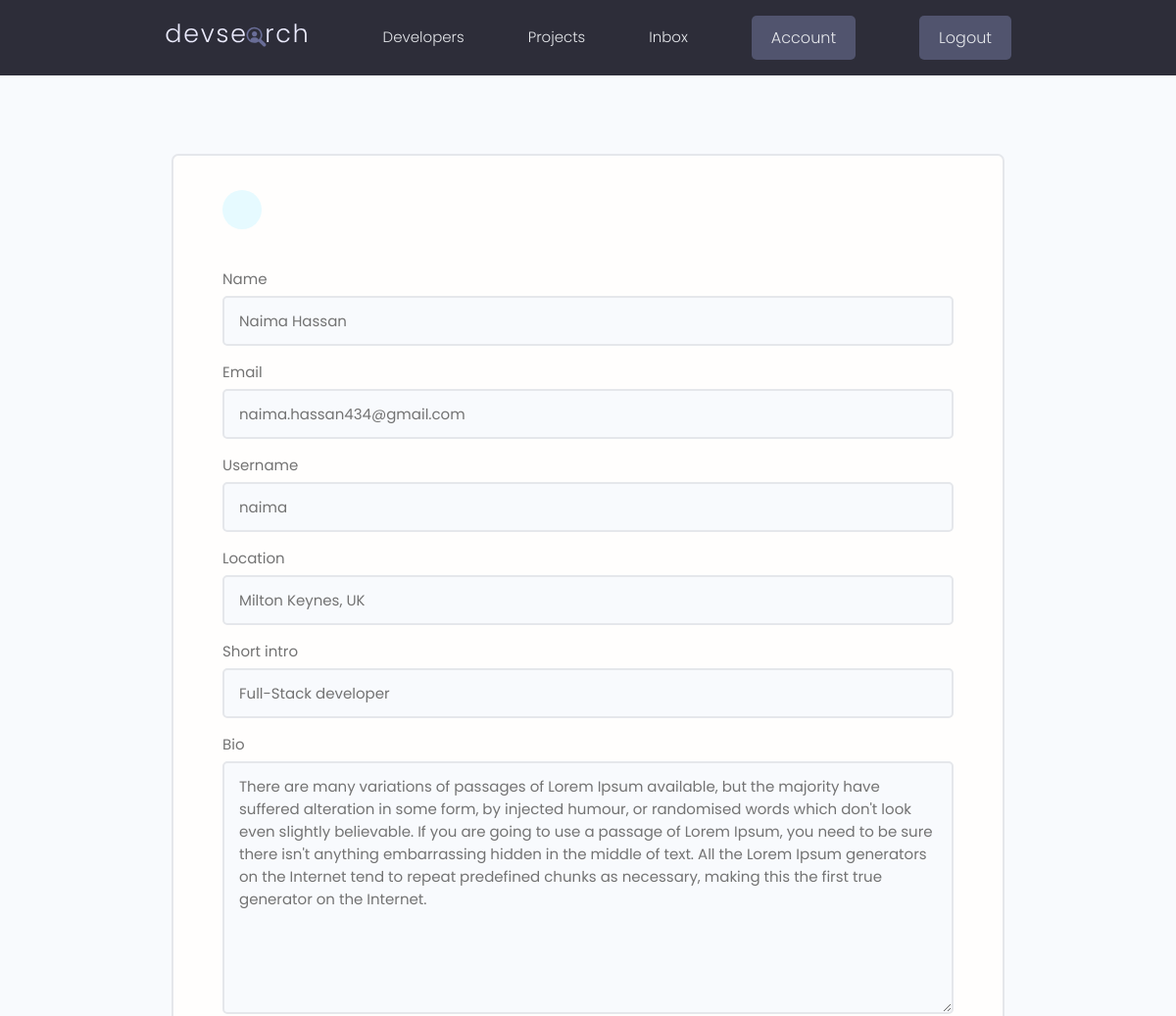
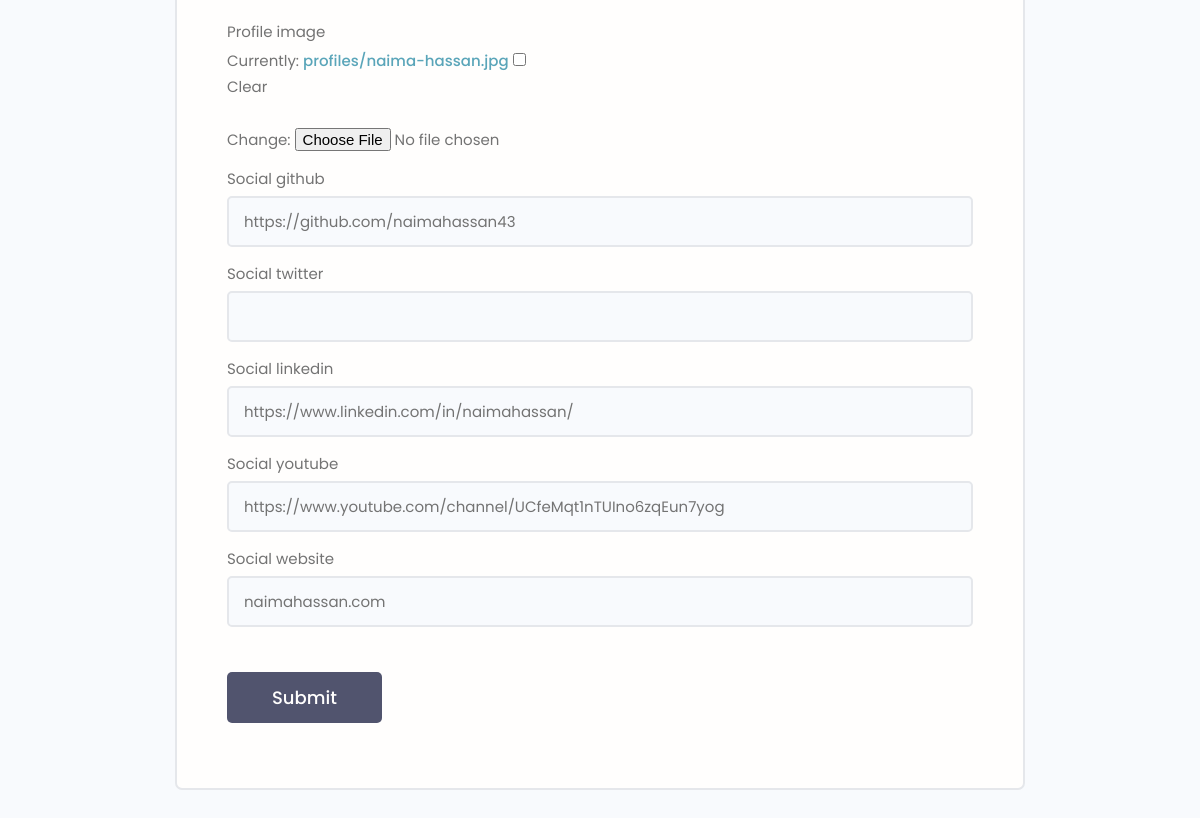
/edit-account/ (signed in), run on an earlier commit of the app's database (2 pictures, top to bottom).
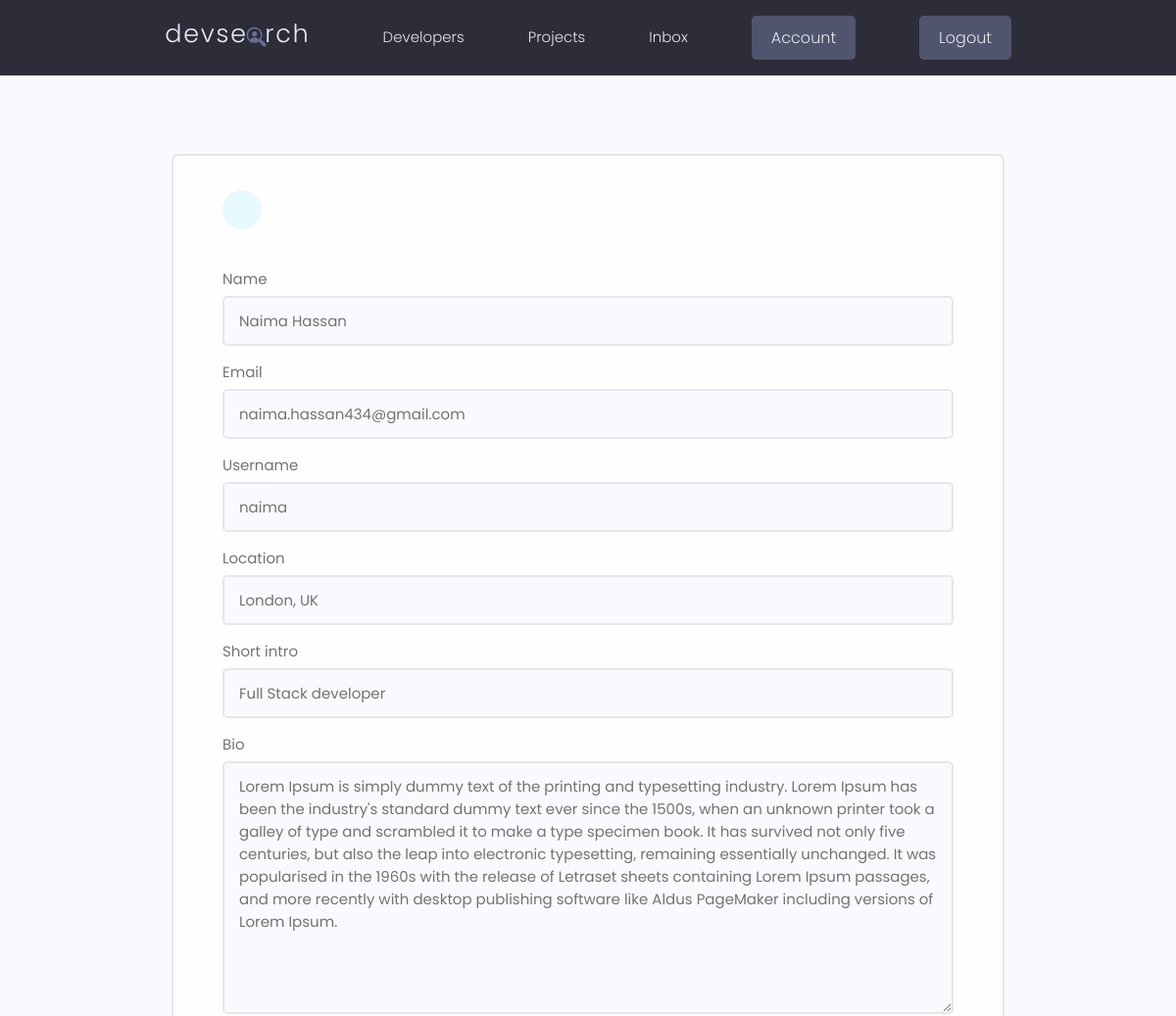
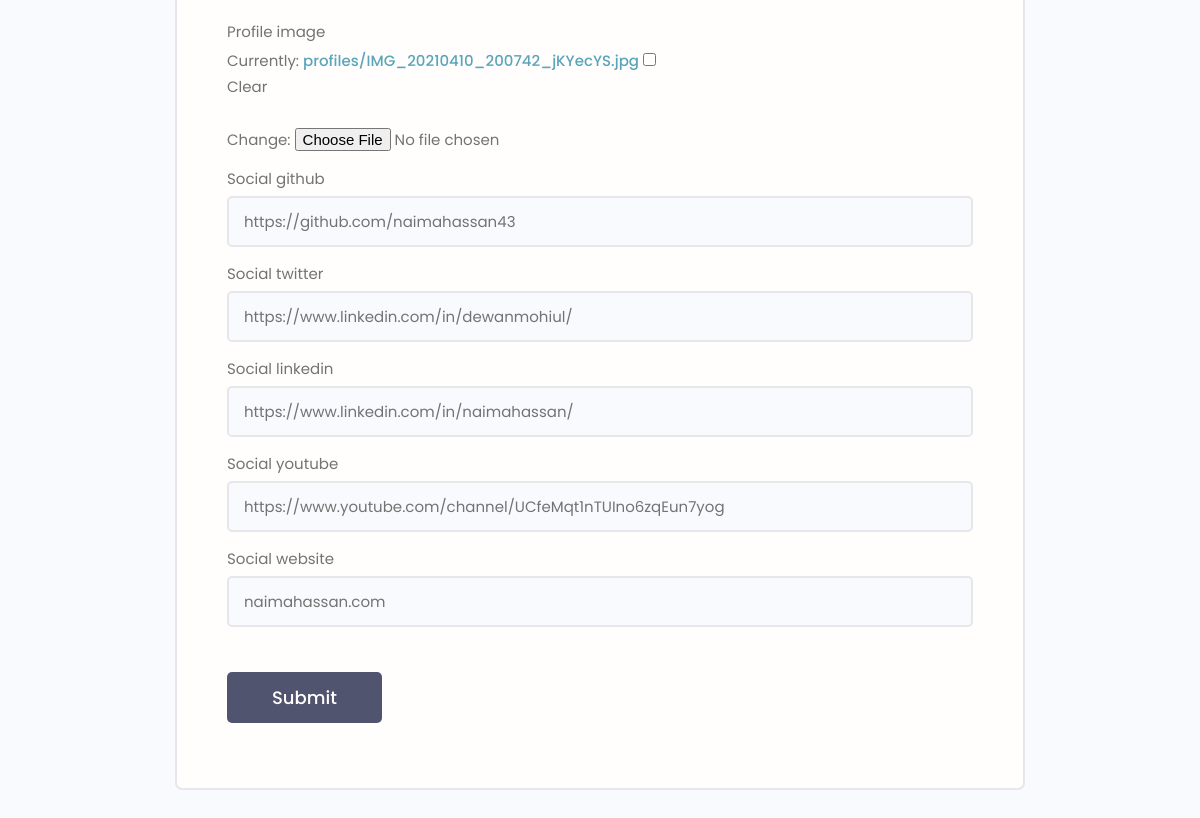
And on a later commit of the database (2 pictures, top to bottom).
### users/models.py (models this page shows, shortened)
class Profile(models.Model):
   user = models.OneToOneField(User, on_delete = models.CASCADE, null=True, blank=True)
   name = models.CharField(max_length=200, null=True, blank=True)
   email = models.EmailField(max_length=500, blank=True,null=True)
   username = models.CharField(max_length=200, null=True, blank=True)
   location = models.CharField(max_length=200, null=True, blank=True)
   short_intro=models.CharField(max_length=200, null=True, blank=True)
   bio = models.TextField(null=True, blank=True)
   profile_image = models.ImageField(null=True, blank=True, upload_to='profiles/', default='profiles/user-default.png')
   social_github = models.CharField(max_length=200, null=True, blank=True)
   social_twitter = models.CharField(max_length=200, null=True, blank=True)
   social_linkedin = models.CharField(max_length=200, null=True, blank=True)
   social_youtube = models.CharField(max_length=200, null=True, blank=True)
   social_website = models.CharField(max_length=200, null=True, blank=True)
   created_at = models.DateTimeField(auto_now_add=True)
   id = models.UUIDField(default = uuid.uuid4, unique=True, primary_key=True, editable=False)

### users/views.py (the view)
# urls.py: path('edit-account/', views.editAccount, name="edit-account"),
@login_required(login_url="login")
def editAccount(request):
   profile = request.user.profile
   form = ProfileForm(instance=profile)
   if request.method == 'POST':
      form = ProfileForm(request.POST, request.FILES, instance=profile)
      if form.is_valid():
         form.save()
         return redirect('account')
   context = {'form': form}
   return render(request, 'users/profile_form.html', context)

### users/forms.py
class ProfileForm(ModelForm):
   class Meta:
      model = Profile
      fields = ['name', 'email','username', 'location','short_intro', 'bio','profile_image','social_github','social_twitter','social_linkedin','social_youtube','social_website']
   def __init__(self,*args,**kwargs):
      super(ProfileForm, self).__init__(*args,**kwargs)
      for name, field in self.fields.items():
         field.widget.attrs.update({'class':'input'})

### users/templates/users/profile_form.html (shortened to what this page needs)
{% extends 'main.html'%}
{% block content %}
<main class="formPage my-xl">
   <div class="content-box">
      <div class="formWrapper">
         <a class="backButton" href="{% url 'account' %}"></a>
         <br>
         <form class="form" action="{% url 'edit-account' %}" method="POST" enctype="multipart/form-data">
            {% for field in form %}
            <div class="form__field">
               <label for="formInput#text">{{field.label}} </label>
               {{field}}
            </div>
            {% endfor %}
            <input class="btn btn--sub btn--lg  my-md" type="submit" value="Submit" />
         </form>
      </div>
   </div>
</main>
{% endblock content %}

What changed in the data, as far as the page shows it:
changed Profile "Naima Hassan": location "Milton Keynes, UK" → "London, UK"; short_intro "Full-Stack developer" → "Full Stack developer"; bio "There are many variations of passages of Lorem Ipsum available, but the majority have suffered alteration in some form, by injected humour, or randomised words which don't look even slightly believable. If you are going to use a passage of Lorem Ipsum, you need to be sure there isn't anything embarrassing hidden in the middle of text. All the Lorem Ipsum generators on the Internet tend to repeat predefined chunks as necessary, making this the first true generator on the Internet." → "Lorem Ipsum is simply dummy text of the printing and typesetting industry. Lorem Ipsum has been the industry's standard dummy text ever since the 1500s, when an unknown printer took a galley of type and scrambled it to make a type specimen book. It has survived not only five centuries, but also the leap into electronic typesetting, remaining essentially unchanged. It was popularised in the 1960s with the release of Letraset sheets containing Lorem Ipsum passages, and more recently with desktop publishing software like Aldus PageMaker including versions of Lorem Ipsum."; social_twitter (not shown) → "https://www.linkedin.com/in/dewanmohiul/"
Also different on the page:
text no longer shown: "Currently: profiles/naima-hassan.jpg Clear Change:"
text now shown: "Currently: profiles/IMG_20210410_200742_jKYecYS.jpg Clear Change:"
